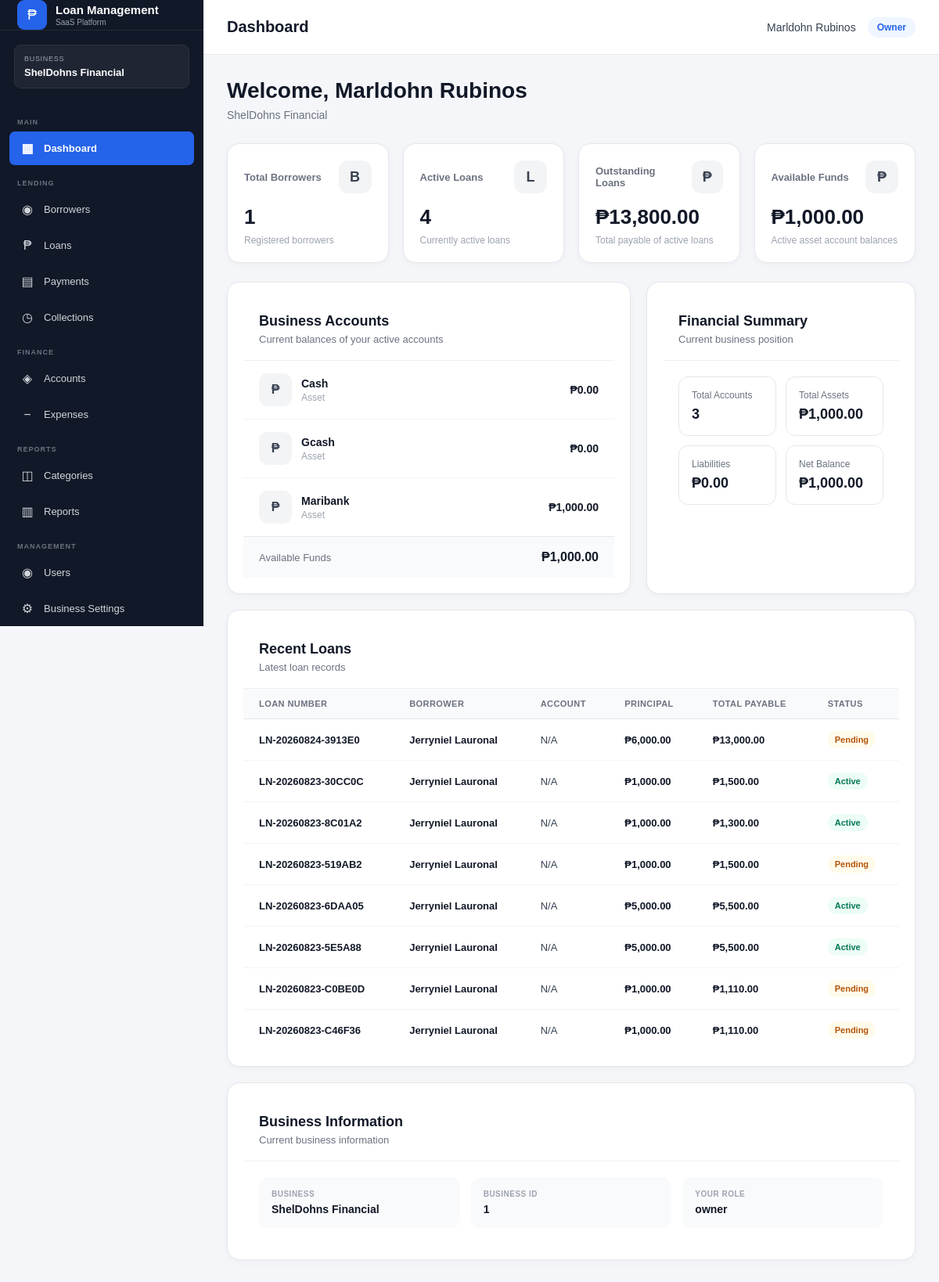
The page /public/index.php?url=dashboard (signed in) on the database its author committed.
### tables this page shows
CREATE TABLE `accounts` (
  `id` int(10) UNSIGNED NOT NULL,
  `business_id` bigint(20) UNSIGNED NOT NULL,
  `account_name` varchar(150) NOT NULL,
  `account_type` varchar(50) DEFAULT NULL,
  `balance` decimal(15,2) NOT NULL DEFAULT 0.00,
  `status` enum('active','inactive') NOT NULL DEFAULT 'active',
  `created_by` int(10) UNSIGNED DEFAULT NULL,
  `created_at` timestamp NOT NULL DEFAULT current_timestamp(),
  `updated_at` timestamp NOT NULL DEFAULT current_timestamp() ON UPDATE current_timestamp()
);

CREATE TABLE `loans` (
  `id` int(10) UNSIGNED NOT NULL,
  `business_id` bigint(20) UNSIGNED NOT NULL,
  `borrower_id` int(10) UNSIGNED NOT NULL,
  `account_id` int(10) UNSIGNED DEFAULT NULL,
  `category_id` int(10) UNSIGNED DEFAULT NULL,
  `loan_number` varchar(50) NOT NULL,
  `principal_amount` decimal(15,2) NOT NULL DEFAULT 0.00,
  `interest_rate` decimal(8,2) NOT NULL DEFAULT 0.00,
  `interest_type` enum('flat','reducing_balance') NOT NULL DEFAULT 'flat',
  `payment_type` enum('installment','full_payment') NOT NULL DEFAULT 'installment',
  `term` int(11) NOT NULL DEFAULT 1,
  `term_period` enum('days','weeks','months','years') NOT NULL DEFAULT 'months',
  `processing_fee` decimal(15,2) NOT NULL DEFAULT 0.00,
  `total_interest` decimal(15,2) NOT NULL DEFAULT 0.00,
  `total_payable` decimal(15,2) NOT NULL DEFAULT 0.00,
  `release_date` date DEFAULT NULL,
  `first_payment_date` date DEFAULT NULL,
  `status` enum('pending','approved','active','completed','overdue','cancelled','rejected') NOT NULL DEFAULT 'pending',
  `purpose` varchar(255) DEFAULT NULL,
  `notes` text DEFAULT NULL,
  `created_by` int(10) UNSIGNED DEFAULT NULL,
  `created_at` timestamp NOT NULL DEFAULT current_timestamp(),
  `updated_at` timestamp NOT NULL DEFAULT current_timestamp() ON UPDATE current_timestamp()
);

### app/views/dashboard/index.php (the view, shortened to what the rows shown need)
<?php
$user =
    $user
    ?? Auth::user();
$accounts =
    $accounts
    ?? [];
$recentLoans =
    $recentLoans
    ?? [];
function dashboardMoney(float $amount): string
{
    return '₱' .
        number_format(
            $amount,
            2
        );
}
function dashboardStatusClass(
    string $status
): string {
    return match (
        strtolower($status)
    ) {
        'active' =>
            'status-active',
        'approved' =>
            'status-approved',
        'pending' =>
            'status-pending',
        'completed' =>
            'status-completed',
        'overdue' =>
            'status-overdue',
        'cancelled',
        'rejected' =>
            'status-danger',
        default =>
            'status-default'
    };
}
$userName =
    $user['full_name']
    ??
    $user['username']
    ??
    'Administrator';
?>
<!DOCTYPE html>
<html lang="en">
<head>
    <link
        rel="stylesheet"
        href="assets/css/style.css"
    >
</head>
<body>
<?php
require APP_PATH .
    '/views/layouts/sidebar.php';
?>
<div class="main-content">
    <div class="container dashboard-page">
        <div class="dashboard-welcome">
            <h1>
                Welcome,
                <?= htmlspecialchars(
                    $userName
                ) ?>
            </h1>
        </div>
        <div class="dashboard-grid">
            <div class="dashboard-panel">
                <div class="dashboard-panel-header">
                    <h2>
                        Business Accounts
                    </h2>
                </div>
                <?php if (
                    !empty($accounts)
                ): ?>
                    <div class="account-list">
                        <?php foreach (
                            $accounts
                            as $account
                        ): ?>
                            <div class="account-item">
                                <div class="account-left">
                                    <div class="account-icon">
                                        ₱
                                    </div>
                                    <div class="account-info">
                                        <div class="account-name">
                                            <?= htmlspecialchars(
                                                $account['account_name']
                                                ??
                                                'Unnamed Account'
                                            ) ?>
                                        </div>
                                        <div class="account-type">
                                            <?= htmlspecialchars(
                                                $account['account_type']
                                                ??
                                                'Account'
                                            ) ?>
                                        </div>
                                    </div>
                                </div>
                                <div class="account-balance">
                                    <?= dashboardMoney(
                                        (float) (
                                            $account['balance']
                                            ??
                                            0
                                        )
                                    ) ?>
                                </div>
                            </div>
                        <?php endforeach; ?>
                    </div>
                <?php else: ?>
                    <div class="dashboard-empty">
                        No active accounts found.
                    </div>
                <?php endif; ?>
            </div>
            <div class="dashboard-panel">
                <div class="dashboard-panel-header">
                    <h2>
                        Financial Summary
                    </h2>
                </div>
            </div>
        </div>
        <div class="dashboard-panel">
            <div class="dashboard-panel-header">
                <h2>
                    Recent Loans
                </h2>
            </div>
            <?php if (
                !empty($recentLoans)
            ): ?>
                <div class="loan-table-wrapper">
                    <table class="loan-table">
                        <thead>
                            <tr>
                                <th>
                                    Loan Number
                                </th>
                                <th>
                                    Borrower
                                </th>
                                <th>
                                    Account
                                </th>
                                <th>
                                    Principal
                                </th>
                                <th>
                                    Total Payable
                                </th>
                                <th>
                                    Status
                                </th>
                            </tr>
                        </thead>
                        <tbody>
                            <?php foreach (
                                $recentLoans
                                as $loan
                            ): ?>
                                <tr>
                                    <td>
                                        <span class="loan-number">
                                            <?= htmlspecialchars(
                                                $loan['loan_number']
                                                ??
                                                'N/A'
                                            ) ?>
                                        </span>
                                    </td>
                                    <td>
                                        <span class="borrower-name">
                                            <?= htmlspecialchars(
                                                $loan['borrower_name']
                                                ??
                                                'Unknown Borrower'
                                            ) ?>
                                        </span>
                                    </td>
                                    <td>
                                        <?= htmlspecialchars(
                                            $loan['account_name']
                                            ??
                                            'N/A'
                                        ) ?>
                                    </td>
                                    <td>
                                        <span class="loan-amount">
                                            <?= dashboardMoney(
                                                (float) (
                                                    $loan['principal_amount']
                                                    ??
                                                    0
                                                )
                                            ) ?>
                                        </span>
                                    </td>
                                    <td>
                                        <span class="loan-amount">
                                            <?= dashboardMoney(
                                                (float) (
                                                    $loan['total_payable']
                                                    ??
                                                    0
                                                )
                                            ) ?>
                                        </span>
                                    </td>
                                    <td>
                                        <span
                                            class="loan-status <?= htmlspecialchars(
                                                dashboardStatusClass(
                                                    $loan['status']
                                                    ??
                                                    ''
                                                )
                                            ) ?>"
                                        >
                                            <?= htmlspecialchars(
                                                $loan['status']
                                                ??
                                                'unknown'
                                            ) ?>
                                        </span>
                                    </td>
                                </tr>
                            <?php endforeach; ?>
                        </tbody>
                    </table>
                </div>
            <?php else: ?>
                <div class="dashboard-empty">
                    No loans have been created yet.
                </div>
            <?php endif; ?>
        </div>
        <div
            class="dashboard-panel"
            style="margin-top:20px;"
        >
            <div class="dashboard-panel-header">
                <h2>
                    Business Information
                </h2>
            </div>
        </div>
    </div>
</div>
</body>
</html>

### rows shown on the page
accounts: account_name "Cash", account_type "Asset", balance "₱0.00"
accounts: account_name "Gcash", account_type "Asset", balance "₱0.00"
accounts: account_name "Maribank", account_type "Asset", balance "₱1,000.00"
loans: loan_number "LN-20260824-3913E0", borrower_name "Jerryniel Lauronal", account_name "N/A", principal_amount "₱6,000.00", total_payable "₱13,000.00", status "Pending"
loans: loan_number "LN-20260823-30CC0C", borrower_name "Jerryniel Lauronal", account_name "N/A", principal_amount "₱1,000.00", total_payable "₱1,500.00", status "Active"
loans: loan_number "LN-20260823-8C01A2", borrower_name "Jerryniel Lauronal", account_name "N/A", principal_amount "₱1,000.00", total_payable "₱1,300.00", status "Active"
loans: loan_number "LN-20260823-519AB2", borrower_name "Jerryniel Lauronal", account_name "N/A", principal_amount "₱1,000.00", total_payable "₱1,500.00", status "Pending"
loans: loan_number "LN-20260823-6DAA05", borrower_name "Jerryniel Lauronal", account_name "N/A", principal_amount "₱5,000.00", total_payable "₱5,500.00", status "Active"
loans: loan_number "LN-20260823-5E5A88", borrower_name "Jerryniel Lauronal", account_name "N/A", principal_amount "₱5,000.00", total_payable "₱5,500.00", status "Active"
loans: loan_number "LN-20260823-C0BE0D", borrower_name "Jerryniel Lauronal", account_name "N/A", principal_amount "₱1,000.00", total_payable "₱1,110.00", status "Pending"
loans: loan_number "LN-20260823-C46F36", borrower_name "Jerryniel Lauronal", account_name "N/A", principal_amount "₱1,000.00", total_payable "₱1,110.00", status "Pending"

### other values the page prints
$business['name'] "ShelDohns Financial"
$userName "Marldohn Rubinos"
$role "Owner"
$businessName "ShelDohns Financial"
$totalBorrowers "1"
$activeLoans "4"
$totalAccounts "3"
$businessId "1"
$role "owner"
